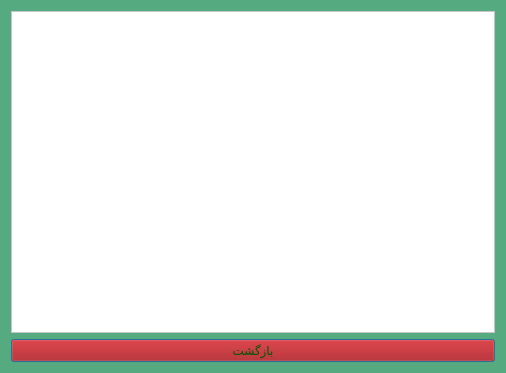
<?xml version="1.0" encoding="UTF-8"?>
<ui version="4.0">
 <class>reports</class>
 <widget class="QDialog" name="reports">
  <property name="geometry">
   <rect>
    <x>0</x>
    <y>0</y>
    <width>506</width>
    <height>373</height>
   </rect>
  </property>
  <property name="windowTitle">
   <string>Dialog</string>
  </property>
  <property name="styleSheet">
   <string notr="true">background-image: url();
background-color: rgb(85, 170, 127);
</string>
  </property>
  <layout class="QGridLayout" name="gridLayout">
   <item row="0" column="0">
    <widget class="QScrollArea" name="scrollArea">
     <property name="styleSheet">
      <string notr="true">background-color: rgb(255, 255, 255);</string>
     </property>
     <property name="widgetResizable">
      <bool>true</bool>
     </property>
     <widget class="QWidget" name="scrollAreaWidgetContents">
      <property name="geometry">
       <rect>
        <x>0</x>
        <y>0</y>
        <width>482</width>
        <height>313</height>
       </rect>
      </property>
      <layout class="QGridLayout" name="gridLayout_2">
       <item row="0" column="0">
        <layout class="QVBoxLayout" name="verticalLayout"/>
       </item>
      </layout>
     </widget>
    </widget>
   </item>
   <item row="1" column="0">
    <widget class="QPushButton" name="pushButton">
     <property name="styleSheet">
      <string notr="true">alternate-background-color: rgb(170, 0, 0);
background-color: rgb(170, 0, 0);
color: rgb(0, 85, 0);</string>
     </property>
     <property name="text">
      <string>بازگشت</string>
     </property>
    </widget>
   </item>
  </layout>
 </widget>
 <resources/>
 <connections/>
</ui>
